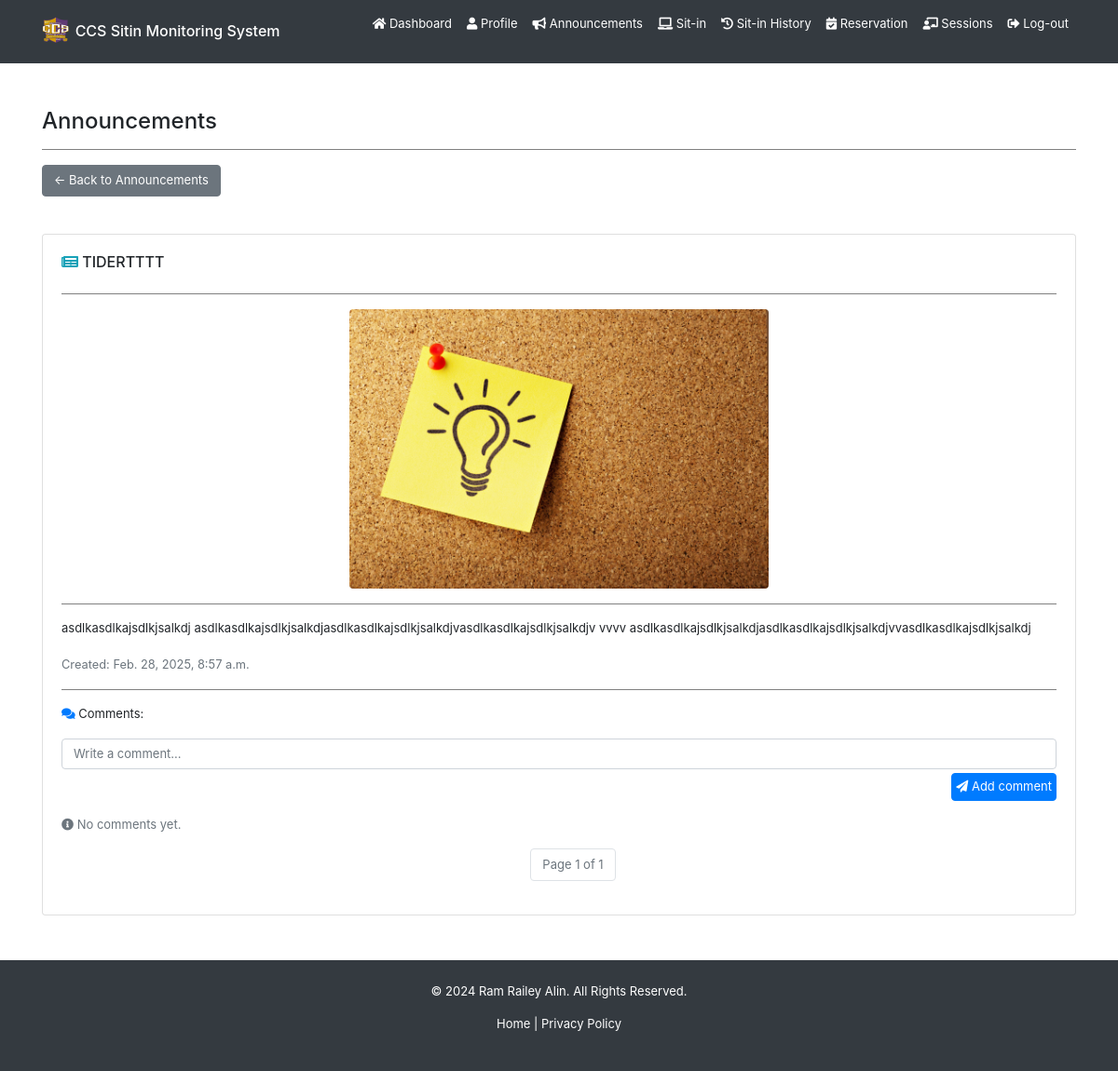
/announcements/5/ (signed in), run on an earlier commit of the app's database.
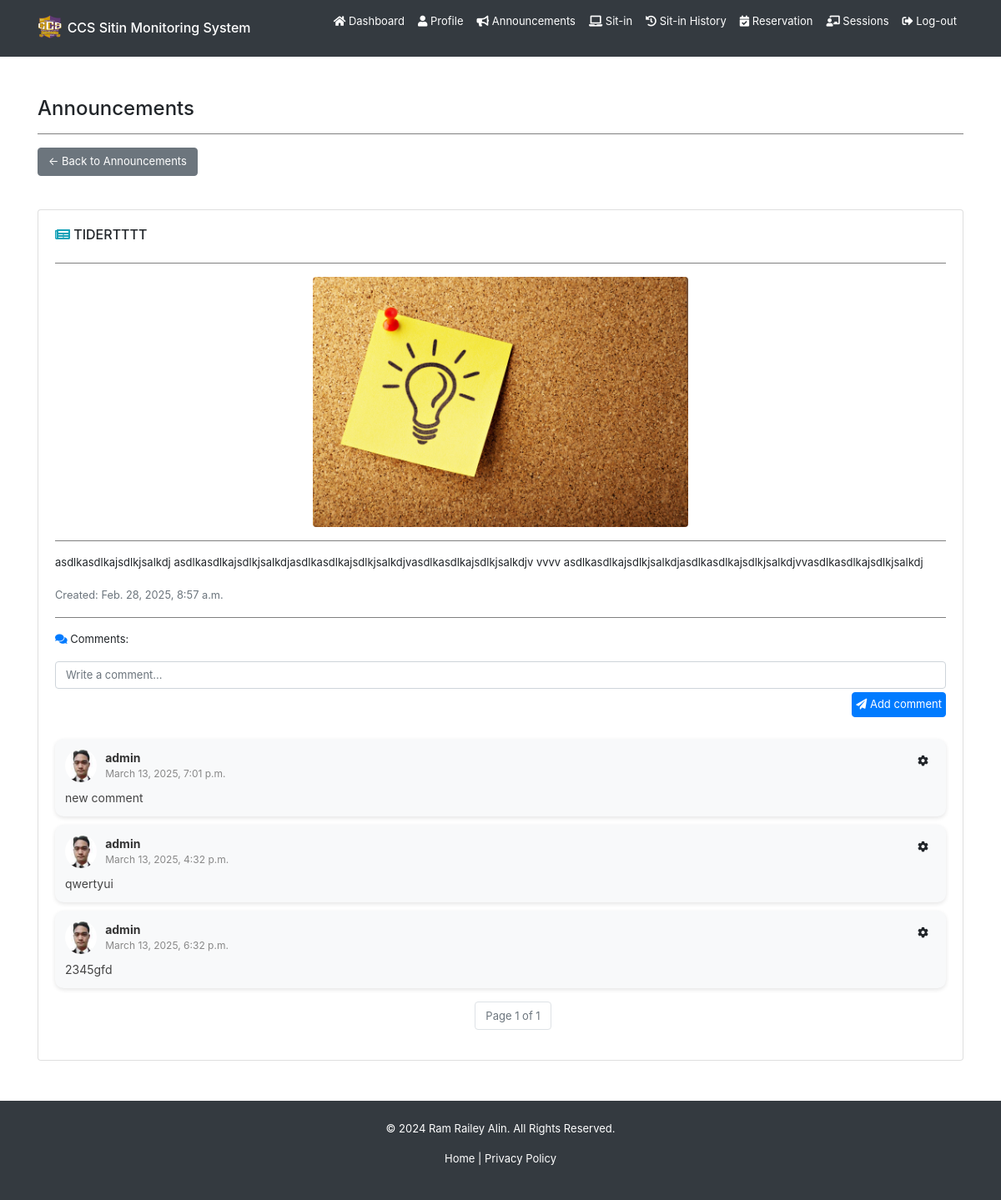
And on a later commit of the database.
### backend/models.py (models this page shows, shortened)
class AnnouncementComment(models.Model):
    comment = models.TextField(blank=True, null=True)
    date = models.DateTimeField(auto_now_add=True)
    updated_at = models.DateTimeField(auto_now=True)
    announcement = models.ForeignKey(Announcement, on_delete=models.CASCADE)
    user = models.ForeignKey(User, on_delete=models.CASCADE)

class Registration(models.Model):
    idno = models.IntegerField(primary_key=True)
    lastname = models.CharField(max_length=80, null=True, blank=True)
    firstname = models.CharField(max_length=80, null=True, blank=True)
    middlename = models.CharField(max_length=80, null=True, blank=True)
    course = models.CharField(max_length=80, choices=COURSE_CHOICES, null=True, blank=True)
    level = models.IntegerField(null=True, choices=LEVEL_CHOICES, blank=True)
    email = models.EmailField(max_length=80, null=True, blank=True)
    address = models.CharField(max_length=255, null=True, blank=True)
    sessions = models.IntegerField(default=30, null=True, blank=True)
    profilepicture_og = models.ImageField(upload_to="profiles/", default="profiles/default.jpg", blank=True, null=True)
    profilepicture_lg = models.ImageField(upload_to="profiles/", default="profiles/default_lg.jpg", blank=True, null=True)
    profilepicture_md = models.ImageField(upload_to="profiles/", default="profiles/default_md.jpg", blank=True, null=True)
    profilepicture_sm = models.ImageField(upload_to="profiles/", default="profiles/default_sm.jpg", blank=True, null=True)
    profiledescription = models.TextField(blank=True, null=True)
    username = models.OneToOneField(User, on_delete=models.CASCADE)

### backend/views.py (the view)
# urls.py: path('announcements/<int:announcement_id>/', views.announcement, name='user-announcement'),
@login_required
def announcement(request, announcement_id):
    if request.user.is_authenticated:
        announcement = get_object_or_404(Announcement, pk=announcement_id)
        comments = AnnouncementComment.objects.filter(announcement=announcement).order_by('-updated_at')
        paginator = Paginator(comments, 10)
        page_number = request.GET.get('page')
        page_obj = paginator.get_page(page_number)
        return render(request, 'backend/pages/announcement.html', context={ 'announcement': announcement, 'announcementcomments': page_obj })
    return redirect('/')

### backend/templates/backend/pages/announcement.html (shortened to what this page needs)
{% extends 'backend/base.html' %}
{% load static %}
{% block content %}
<div class="container mt-5">
    <h4>Announcements</h4>
    <hr>
    <button class="btn btn-secondary mb-3" onclick="window.location.href = '{% url "user-announcements" %}'">
        ← Back to Announcements
    </button>
    <div id="announcement-body" class="card mt-4 rounded-box">
        <div class="card-body">
            <div class="d-flex justify-content-between align-items-center">
                <h6><i class="fas fa-newspaper text-info"></i> {{ announcement.title }}</h6>
            </div>
            <hr>
            {% if announcement.image %}
            <div class="text-center">
                <img src="{{ announcement.image.url }}" alt="Announcement Image" class="img-fluid rounded" style="max-height: 300px; object-fit: cover;">
            </div>
            <hr>
            {% endif %}
            <p>{{ announcement.content }}</p>
            <small class="text-muted">Created: {{ announcement.date }}</small>
            <hr>
            <p>
                <i class="fas fa-comments text-primary"></i> Comments:</p>
            <form id="comment-form">
                <div class="form-group">
                    <textarea class="form-control" placeholder="Write a comment..."
                        oninput="this.style.height = ''; this.style.height = this.scrollHeight + 'px'" rows="1"
                        style="resize: none;" required></textarea>
                    <button type="button"
                        onclick="PostComment(this.parentElement.parentElement, '{{ announcement.id }}','{{ csrf_token }}')"
                        class="btn p-1 mt-1 btn-primary float-right"><i class="fas fa-paper-plane"></i> Add comment</button>
                </div>
            </form>
        {% if announcementcomments %}
            {% for comment in announcementcomments %}
            <div class="comment-card w-full">
                <div class="comment-header d-flex align-items-center">
                    <img src="{{ comment.user.registration.profilepicture_sm.url }}" alt="comment profile pic"
                        class="comment-pic">
                    <div class="d-flex justify-content-between w-100">
                        <div class="comment-user-info flex-grow-1">
                            <strong>{{ comment.user.username }}</strong>
                            <span class="comment-date">{{ comment.date }}</span>
                        </div>
                        <div class="dropdown ms-auto">
                            <button class="btn btn-light btn-sm" type="button" id="dropdownMenuButton"
                                data-toggle="dropdown" aria-haspopup="true" aria-expanded="false">
                                <i class="fas fa-cog"></i>
                            </button>
                        </div>
                    </div>
                </div>
                <div id="comment-text-{{ comment.id }}" class="comment-body">
                    <p>{% if comment.comment %}{{ comment.comment }}{% else %}N\A{% endif %}</p>
                </div>
            </div>
            {% endfor %}
        {% else %}
            <p class="text-muted"><i class="fas fa-info-circle"></i> No comments yet.</p>
        {% endif %}
            <div class="pagination mt-3 d-flex flex-column justify-content-center">
                <nav aria-label="Comment pagination">
                    <ul class="pagination justify-content-center">
                        <li class="page-item disabled">
                            <span class="page-link">Page {{ announcementcomments.number }} of {{ announcementcomments.paginator.num_pages }}</span>
                        </li>
                    </ul>
                </nav>
            </div>
        </div>
    </div>
</div>
{% endblock content %}

What changed in the data, as far as the page shows it:
added AnnouncementComment: user.registration.profilepicture_sm (picture), user.username "admin", date "March 13, 2025, 7:01 p.m.", comment "new comment"
added AnnouncementComment: user.registration.profilepicture_sm (picture), user.username "admin", date "March 13, 2025, 4:32 p.m.", comment "qwertyui"
added AnnouncementComment: user.registration.profilepicture_sm (picture), user.username "admin", date "March 13, 2025, 6:32 p.m.", comment "2345gfd"
Also different on the page:
text no longer shown: "No comments yet."
